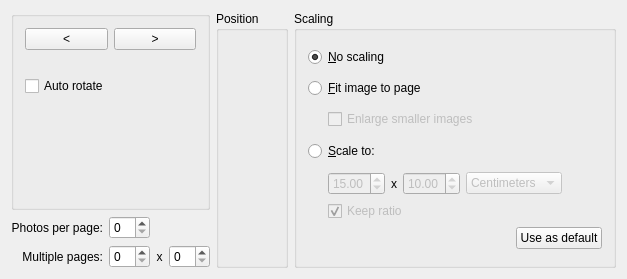
<?xml version="1.0" encoding="UTF-8"?>
<ui version="4.0">
 <class>PrintOptionsPage</class>
 <widget class="QWidget" name="PrintOptionsPage">
  <property name="geometry">
   <rect>
    <x>0</x>
    <y>0</y>
    <width>627</width>
    <height>279</height>
   </rect>
  </property>
  <property name="windowTitle">
   <string>Image Settings</string>
  </property>
  <layout class="QGridLayout" name="gridLayout_3">
   <item row="0" column="0">
    <widget class="QGroupBox" name="groupBox_2">
     <property name="sizePolicy">
      <sizepolicy hsizetype="Preferred" vsizetype="Expanding">
       <horstretch>0</horstretch>
       <verstretch>0</verstretch>
      </sizepolicy>
     </property>
     <layout class="QGridLayout" name="gridLayout">
      <item row="4" column="0">
       <spacer name="verticalSpacer">
        <property name="orientation">
         <enum>Qt::Vertical</enum>
        </property>
        <property name="sizeHint" stdset="0">
         <size>
          <width>20</width>
          <height>25</height>
         </size>
        </property>
       </spacer>
      </item>
      <item row="1" column="0">
       <widget class="QLabel" name="mPreview">
        <property name="text">
         <string/>
        </property>
        <property name="scaledContents">
         <bool>false</bool>
        </property>
        <property name="alignment">
         <set>Qt::AlignCenter</set>
        </property>
       </widget>
      </item>
      <item row="0" column="0">
       <layout class="QHBoxLayout" name="horizontalLayout_4">
        <item>
         <widget class="QPushButton" name="mLeftButton">
          <property name="text">
           <string>&lt;</string>
          </property>
         </widget>
        </item>
        <item>
         <widget class="QPushButton" name="mRightButton">
          <property name="text">
           <string>&gt;</string>
          </property>
         </widget>
        </item>
       </layout>
      </item>
      <item row="2" column="0">
       <widget class="QCheckBox" name="kcfg_PrintAutoRotate">
        <property name="text">
         <string>Auto rotate</string>
        </property>
       </widget>
      </item>
     </layout>
    </widget>
   </item>
   <item row="0" column="1" rowspan="2">
    <widget class="QGroupBox" name="mGroupImage">
     <property name="title">
      <string>Position</string>
     </property>
     <layout class="QVBoxLayout" name="verticalLayout_2">
      <item>
       <widget class="QFrame" name="mPositionFrame"/>
      </item>
      <item>
       <spacer name="verticalSpacer_2">
        <property name="orientation">
         <enum>Qt::Vertical</enum>
        </property>
        <property name="sizeHint" stdset="0">
         <size>
          <width>20</width>
          <height>201</height>
         </size>
        </property>
       </spacer>
      </item>
     </layout>
    </widget>
   </item>
   <item row="0" column="2" rowspan="2">
    <widget class="QGroupBox" name="mGroupScaling">
     <property name="title">
      <string>Scaling</string>
     </property>
     <layout class="QGridLayout" name="gridLayout_5">
      <item row="0" column="0">
       <widget class="QRadioButton" name="mNoScale">
        <property name="text">
         <string>&amp;No scaling</string>
        </property>
        <property name="checked">
         <bool>true</bool>
        </property>
       </widget>
      </item>
      <item row="1" column="0">
       <widget class="QRadioButton" name="mScaleToPage">
        <property name="text">
         <string>&amp;Fit image to page</string>
        </property>
        <property name="checked">
         <bool>false</bool>
        </property>
       </widget>
      </item>
      <item row="2" column="0">
       <layout class="QHBoxLayout" name="horizontalLayout_3">
        <item>
         <spacer>
          <property name="orientation">
           <enum>Qt::Horizontal</enum>
          </property>
          <property name="sizeType">
           <enum>QSizePolicy::Fixed</enum>
          </property>
          <property name="sizeHint" stdset="0">
           <size>
            <width>20</width>
            <height>20</height>
           </size>
          </property>
         </spacer>
        </item>
        <item>
         <widget class="QCheckBox" name="kcfg_PrintEnlargeSmallerImages">
          <property name="enabled">
           <bool>false</bool>
          </property>
          <property name="text">
           <string>Enlarge smaller images</string>
          </property>
         </widget>
        </item>
        <item>
         <spacer>
          <property name="orientation">
           <enum>Qt::Horizontal</enum>
          </property>
          <property name="sizeType">
           <enum>QSizePolicy::Expanding</enum>
          </property>
          <property name="sizeHint" stdset="0">
           <size>
            <width>188</width>
            <height>21</height>
           </size>
          </property>
         </spacer>
        </item>
       </layout>
      </item>
      <item row="3" column="0">
       <widget class="QRadioButton" name="mScaleTo">
        <property name="text">
         <string>&amp;Scale to:</string>
        </property>
       </widget>
      </item>
      <item row="4" column="0">
       <layout class="QGridLayout" name="gridLayout_4">
        <item row="0" column="0">
         <layout class="QGridLayout" name="gridLayout_2">
          <item row="0" column="0">
           <layout class="QHBoxLayout" name="horizontalLayout_6">
            <item>
             <spacer>
              <property name="orientation">
               <enum>Qt::Horizontal</enum>
              </property>
              <property name="sizeType">
               <enum>QSizePolicy::Fixed</enum>
              </property>
              <property name="sizeHint" stdset="0">
               <size>
                <width>20</width>
                <height>20</height>
               </size>
              </property>
             </spacer>
            </item>
            <item>
             <widget class="QDoubleSpinBox" name="kcfg_PrintWidth">
              <property name="enabled">
               <bool>false</bool>
              </property>
              <property name="value">
               <double>15.000000000000000</double>
              </property>
             </widget>
            </item>
            <item>
             <widget class="QLabel" name="textLabel2">
              <property name="text">
               <string comment="Dimension separator, as in: '15 x 10 centimeters'">x</string>
              </property>
              <property name="wordWrap">
               <bool>false</bool>
              </property>
             </widget>
            </item>
            <item>
             <widget class="QDoubleSpinBox" name="kcfg_PrintHeight">
              <property name="enabled">
               <bool>false</bool>
              </property>
              <property name="value">
               <double>10.000000000000000</double>
              </property>
             </widget>
            </item>
            <item>
             <widget class="KComboBox" name="kcfg_PrintUnit">
              <property name="enabled">
               <bool>false</bool>
              </property>
              <property name="currentIndex">
               <number>1</number>
              </property>
              <item>
               <property name="text">
                <string>Millimeters</string>
               </property>
              </item>
              <item>
               <property name="text">
                <string>Centimeters</string>
               </property>
              </item>
              <item>
               <property name="text">
                <string>Inches</string>
               </property>
              </item>
             </widget>
            </item>
            <item>
             <spacer name="horizontalSpacer">
              <property name="orientation">
               <enum>Qt::Horizontal</enum>
              </property>
              <property name="sizeHint" stdset="0">
               <size>
                <width>40</width>
                <height>20</height>
               </size>
              </property>
             </spacer>
            </item>
           </layout>
          </item>
          <item row="1" column="0">
           <layout class="QHBoxLayout" name="horizontalLayout_2">
            <item>
             <spacer name="horizontalSpacer_2">
              <property name="orientation">
               <enum>Qt::Horizontal</enum>
              </property>
              <property name="sizeType">
               <enum>QSizePolicy::Fixed</enum>
              </property>
              <property name="sizeHint" stdset="0">
               <size>
                <width>20</width>
                <height>20</height>
               </size>
              </property>
             </spacer>
            </item>
            <item>
             <widget class="QCheckBox" name="kcfg_PrintKeepRatio">
              <property name="enabled">
               <bool>false</bool>
              </property>
              <property name="text">
               <string>Keep ratio</string>
              </property>
              <property name="checked">
               <bool>true</bool>
              </property>
             </widget>
            </item>
            <item>
             <spacer>
              <property name="orientation">
               <enum>Qt::Horizontal</enum>
              </property>
              <property name="sizeType">
               <enum>QSizePolicy::Expanding</enum>
              </property>
              <property name="sizeHint" stdset="0">
               <size>
                <width>16</width>
                <height>20</height>
               </size>
              </property>
             </spacer>
            </item>
           </layout>
          </item>
         </layout>
        </item>
        <item row="1" column="0">
         <layout class="QHBoxLayout" name="horizontalLayout_5">
          <item>
           <spacer name="horizontalSpacer_4">
            <property name="orientation">
             <enum>Qt::Horizontal</enum>
            </property>
            <property name="sizeHint" stdset="0">
             <size>
              <width>98</width>
              <height>20</height>
             </size>
            </property>
           </spacer>
          </item>
          <item>
           <widget class="QPushButton" name="mSaveSettings">
            <property name="toolTip">
             <string>Use these scaling options as default. </string>
            </property>
            <property name="text">
             <string>Use as default</string>
            </property>
           </widget>
          </item>
         </layout>
        </item>
       </layout>
      </item>
     </layout>
    </widget>
   </item>
   <item row="1" column="0">
    <layout class="QHBoxLayout" name="horizontalLayout">
     <item>
      <layout class="QVBoxLayout" name="verticalLayout_5">
       <item>
        <widget class="QLabel" name="label">
         <property name="text">
          <string>Photos per page:</string>
         </property>
         <property name="alignment">
          <set>Qt::AlignRight|Qt::AlignTrailing|Qt::AlignVCenter</set>
         </property>
        </widget>
       </item>
       <item>
        <widget class="QLabel" name="label_2">
         <property name="text">
          <string>Multiple pages:</string>
         </property>
         <property name="alignment">
          <set>Qt::AlignRight|Qt::AlignTrailing|Qt::AlignVCenter</set>
         </property>
        </widget>
       </item>
      </layout>
     </item>
     <item>
      <layout class="QVBoxLayout" name="verticalLayout">
       <item>
        <widget class="QSpinBox" name="mPhotoXPage">
         <property name="enabled">
          <bool>true</bool>
         </property>
         <property name="frame">
          <bool>true</bool>
         </property>
         <property name="readOnly">
          <bool>false</bool>
         </property>
         <property name="specialValueText">
          <string extracomment="0 to disable"/>
         </property>
         <property name="minimum">
          <number>0</number>
         </property>
         <property name="singleStep">
          <number>1</number>
         </property>
         <property name="value">
          <number>0</number>
         </property>
        </widget>
       </item>
       <item>
        <widget class="QSpinBox" name="mPX">
         <property name="specialValueText">
          <string extracomment="0 to disable"/>
         </property>
         <property name="maximum">
          <number>10</number>
         </property>
        </widget>
       </item>
      </layout>
     </item>
     <item>
      <layout class="QVBoxLayout" name="verticalLayout_4">
       <item>
        <widget class="QLabel" name="label_4">
         <property name="text">
          <string/>
         </property>
         <property name="alignment">
          <set>Qt::AlignCenter</set>
         </property>
        </widget>
       </item>
       <item>
        <widget class="QLabel" name="label_3">
         <property name="text">
          <string>x</string>
         </property>
         <property name="alignment">
          <set>Qt::AlignCenter</set>
         </property>
        </widget>
       </item>
      </layout>
     </item>
     <item>
      <layout class="QVBoxLayout" name="verticalLayout_3">
       <item>
        <widget class="QLabel" name="label_5">
         <property name="text">
          <string/>
         </property>
         <property name="alignment">
          <set>Qt::AlignCenter</set>
         </property>
        </widget>
       </item>
       <item>
        <widget class="QSpinBox" name="mPY">
         <property name="specialValueText">
          <string extracomment="0 to disable"/>
         </property>
        </widget>
       </item>
      </layout>
     </item>
    </layout>
   </item>
  </layout>
 </widget>
 <layoutdefault spacing="6" margin="11"/>
 <pixmapfunction>qPixmapFromMimeSource</pixmapfunction>
 <customwidgets>
  <customwidget>
   <class>KComboBox</class>
   <extends>QComboBox</extends>
   <header>kcombobox.h</header>
  </customwidget>
 </customwidgets>
 <includes>
  <include location="local">kcombobox.h</include>
  <include location="local">knuminput.h</include>
  <include location="local">knuminput.h</include>
  <include location="local">kcombobox.h</include>
 </includes>
 <resources/>
 <connections>
  <connection>
   <sender>mScaleTo</sender>
   <signal>toggled(bool)</signal>
   <receiver>kcfg_PrintUnit</receiver>
   <slot>setEnabled(bool)</slot>
   <hints>
    <hint type="sourcelabel">
     <x>38</x>
     <y>286</y>
    </hint>
    <hint type="destinationlabel">
     <x>222</x>
     <y>315</y>
    </hint>
   </hints>
  </connection>
  <connection>
   <sender>mScaleTo</sender>
   <signal>toggled(bool)</signal>
   <receiver>kcfg_PrintKeepRatio</receiver>
   <slot>setEnabled(bool)</slot>
   <hints>
    <hint type="sourcelabel">
     <x>38</x>
     <y>286</y>
    </hint>
    <hint type="destinationlabel">
     <x>334</x>
     <y>316</y>
    </hint>
   </hints>
  </connection>
  <connection>
   <sender>mScaleToPage</sender>
   <signal>toggled(bool)</signal>
   <receiver>kcfg_PrintEnlargeSmallerImages</receiver>
   <slot>setEnabled(bool)</slot>
   <hints>
    <hint type="sourcelabel">
     <x>38</x>
     <y>228</y>
    </hint>
    <hint type="destinationlabel">
     <x>65</x>
     <y>256</y>
    </hint>
   </hints>
  </connection>
  <connection>
   <sender>mScaleTo</sender>
   <signal>toggled(bool)</signal>
   <receiver>kcfg_PrintWidth</receiver>
   <slot>setEnabled(bool)</slot>
   <hints>
    <hint type="sourcelabel">
     <x>38</x>
     <y>286</y>
    </hint>
    <hint type="destinationlabel">
     <x>65</x>
     <y>314</y>
    </hint>
   </hints>
  </connection>
  <connection>
   <sender>mScaleTo</sender>
   <signal>toggled(bool)</signal>
   <receiver>kcfg_PrintHeight</receiver>
   <slot>setEnabled(bool)</slot>
   <hints>
    <hint type="sourcelabel">
     <x>38</x>
     <y>286</y>
    </hint>
    <hint type="destinationlabel">
     <x>150</x>
     <y>314</y>
    </hint>
   </hints>
  </connection>
  <connection>
   <sender>mGroupScaling</sender>
   <signal>toggled(bool)</signal>
   <receiver>mSaveSettings</receiver>
   <slot>setDisabled(bool)</slot>
   <hints>
    <hint type="sourcelabel">
     <x>267</x>
     <y>223</y>
    </hint>
    <hint type="destinationlabel">
     <x>267</x>
     <y>305</y>
    </hint>
   </hints>
  </connection>
 </connections>
</ui>
